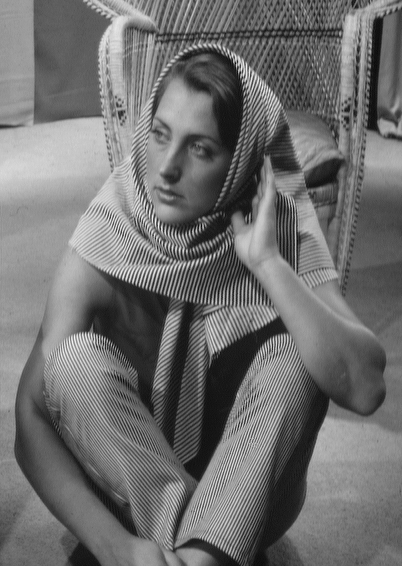
#> input picture 3/2/barbara.tif, 402 x 566 px
$ jupyter execute 2.1.ipynb
#> lines starting #> are read from the running program, lines starting #| are printed output that depends on the picture
# Exercise 2. Watermarking
## Part A

### Import Liberaries

[cell 1]
import cv2
import matplotlib.pyplot as plt
import numpy as np

### Watermarking Function that Calculate DCT of Two Images and Sum up them together

[cell 2]
def watermark(src, target, c):
    src = cv2.dct(src)
    target = cv2.dct(target)
    img = np.copy(src)
    img[0:target.shape[0], 0:target.shape[1]] += target * c
    return cv2.idct(img)

### Reading Original Image and Showing It

[cell 3]
barbara = cv2.imread("barbara.tif", cv2.IMREAD_GRAYSCALE).astype("float64")
#> barbara: shape (566, 402) float64; min 4, max 247, mean 111.5
plt.imshow(barbara, cmap='gray')
plt.title("Original Image")
plt.show()

### Creating the Target Mask

[cell 4]
mask = np.ones((300, 200))
mask[50:250, 50:150] = np.zeros((200, 100))

### Watermarking the mask into the barbara image with different coefficients

[cell 5]
c = [1, 10, 100, 1000]
for i in c:
    watermarked = watermark(barbara, mask, i)
    plt.imshow(watermarked, cmap='gray')
    plt.title(f"c = {i}")
    plt.show()
#> this loop made 4 passes
#> pass 1, in watermark, `target = cv2.dct(target)`:
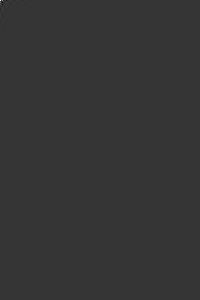
#> target: shape (300, 200) float64; min -42.99, max 163.3, mean 0; drawn with min black and max white
